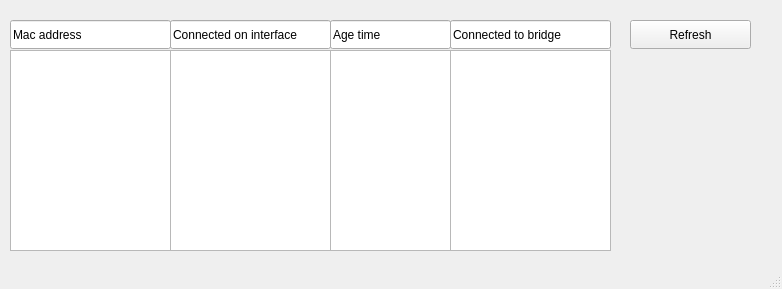
<?xml version="1.0" encoding="UTF-8"?>
<ui version="4.0">
 <class>MainWindow</class>
 <widget class="QMainWindow" name="MainWindow">
  <property name="geometry">
   <rect>
    <x>0</x>
    <y>0</y>
    <width>782</width>
    <height>289</height>
   </rect>
  </property>
  <property name="windowTitle">
   <string>Connections</string>
  </property>
  <widget class="QWidget" name="centralwidget">
   <widget class="QLineEdit" name="package_2">
    <property name="geometry">
     <rect>
      <x>10</x>
      <y>20</y>
      <width>161</width>
      <height>29</height>
     </rect>
    </property>
    <property name="text">
     <string>Mac address</string>
    </property>
   </widget>
   <widget class="QListWidget" name="ageField">
    <property name="geometry">
     <rect>
      <x>330</x>
      <y>50</y>
      <width>121</width>
      <height>201</height>
     </rect>
    </property>
   </widget>
   <widget class="QLineEdit" name="version">
    <property name="geometry">
     <rect>
      <x>170</x>
      <y>20</y>
      <width>161</width>
      <height>29</height>
     </rect>
    </property>
    <property name="text">
     <string>Connected on interface</string>
    </property>
   </widget>
   <widget class="QPushButton" name="refreshButton">
    <property name="geometry">
     <rect>
      <x>630</x>
      <y>20</y>
      <width>121</width>
      <height>29</height>
     </rect>
    </property>
    <property name="text">
     <string>Refresh</string>
    </property>
   </widget>
   <widget class="QLineEdit" name="version_2">
    <property name="geometry">
     <rect>
      <x>330</x>
      <y>20</y>
      <width>121</width>
      <height>29</height>
     </rect>
    </property>
    <property name="text">
     <string>Age time</string>
    </property>
   </widget>
   <widget class="QListWidget" name="interfaceField">
    <property name="geometry">
     <rect>
      <x>170</x>
      <y>50</y>
      <width>161</width>
      <height>201</height>
     </rect>
    </property>
   </widget>
   <widget class="QListWidget" name="macField">
    <property name="geometry">
     <rect>
      <x>10</x>
      <y>50</y>
      <width>161</width>
      <height>201</height>
     </rect>
    </property>
   </widget>
   <widget class="QLineEdit" name="version_3">
    <property name="geometry">
     <rect>
      <x>450</x>
      <y>20</y>
      <width>161</width>
      <height>29</height>
     </rect>
    </property>
    <property name="text">
     <string>Connected to bridge</string>
    </property>
   </widget>
   <widget class="QListWidget" name="bridgeField">
    <property name="geometry">
     <rect>
      <x>450</x>
      <y>50</y>
      <width>161</width>
      <height>201</height>
     </rect>
    </property>
   </widget>
  </widget>
  <widget class="QStatusBar" name="statusbar"/>
 </widget>
 <resources/>
 <connections/>
</ui>
